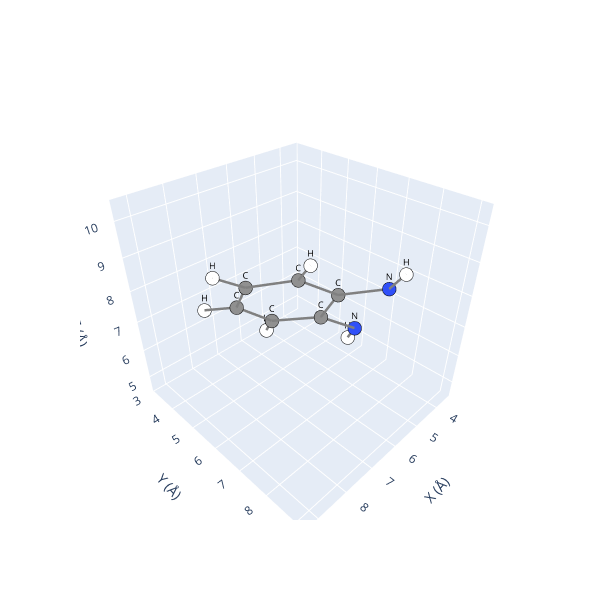

The cell this chart's notebook holds for it:
### Code cell
ini_state.get_moleclist()[0].view()

### Figure 1 — Plotly figure (JSON) as saved in the notebook; plotly's stock layout.template omitted (floating-point values rounded to 4 significant figures)
{"data": [{"hoverinfo": "text", "marker": {"color": ["#3050F8", "#3050F8", "#909090", "#909090", "#909090", "#909090", "#909090", "#909090", "#FFFFFF", "#FFFFFF", "#FFFFFF", "#FFFFFF", "#FFFFFF", "#FFFFFF"], "line": {"color": "black", "width": 1}, "size": 8}, "mode": "markers", "showlegend": false, "text": ["N", "N", "C", "C", "C", "C", "C", "C", "H", "H", "H", "H", "H", "H"], "type": "scatter3d", "x": [4.501, 4.818, 5.509, 6.355, 7.365, 7.657, 6.883, 5.737, 4.324, 4.974, 6.153, 7.925, 8.437, 7.053], "y": [6.536, 7.763, 6.087, 4.959, 4.687, 5.51, 6.561, 6.86, 6.166, 8.288, 4.466, 3.963, 5.291, 7.111], "z": [6.097, 8.2, 6.787, 6.498, 7.334, 8.486, 8.833, 8.014, 5.436, 8.932, 5.771, 7.151, 9.011, 9.542]}, {"hoverinfo": "none", "mode": "text", "showlegend": false, "text": ["N", "N", "C", "C", "C", "C", "C", "C", "H", "H", "H", "H", "H", "H"], "textfont": {"color": "black", "size": 9}, "type": "scatter3d", "x": [4.501, 4.818, 5.509, 6.355, 7.365, 7.657, 6.883, 5.737, 4.324, 4.974, 6.153, 7.925, 8.437, 7.053], "y": [6.536, 7.763, 6.087, 4.959, 4.687, 5.51, 6.561, 6.86, 6.166, 8.288, 4.466, 3.963, 5.291, 7.111], "z": [6.097, 8.2, 6.787, 6.498, 7.334, 8.486, 8.833, 8.014, 5.436, 8.932, 5.771, 7.151, 9.011, 9.542]}, {"hoverinfo": "none", "line": {"color": "gray", "width": 5}, "mode": "lines", "showlegend": false, "type": "scatter3d", "x": [6.355, 7.365], "y": [4.959, 4.687], "z": [6.498, 7.334]}, {"hoverinfo": "none", "line": {"color": "gray", "width": 5}, "mode": "lines", "showlegend": false, "type": "scatter3d", "x": [7.365, 6.355], "y": [4.687, 4.959], "z": [7.334, 6.498]}, {"hoverinfo": "none", "line": {"color": "gray", "width": 5}, "mode": "lines", "showlegend": false, "type": "scatter3d", "x": [7.657, 7.365], "y": [5.51, 4.687], "z": [8.486, 7.334]}, {"hoverinfo": "none", "line": {"color": "gray", "width": 5}, "mode": "lines", "showlegend": false, "type": "scatter3d", "x": [6.355, 6.153], "y": [4.959, 4.466], "z": [6.498, 5.771]}, {"hoverinfo": "none", "line": {"color": "gray", "width": 5}, "mode": "lines", "showlegend": false, "type": "scatter3d", "x": [4.324, 4.501], "y": [6.166, 6.536], "z": [5.436, 6.097]}, {"hoverinfo": "none", "line": {"color": "gray", "width": 5}, "mode": "lines", "showlegend": false, "type": "scatter3d", "x": [4.501, 5.509], "y": [6.536, 6.087], "z": [6.097, 6.787]}, {"hoverinfo": "none", "line": {"color": "gray", "width": 5}, "mode": "lines", "showlegend": false, "type": "scatter3d", "x": [6.153, 6.355], "y": [4.466, 4.959], "z": [5.771, 6.498]}, {"hoverinfo": "none", "line": {"color": "gray", "width": 5}, "mode": "lines", "showlegend": false, "type": "scatter3d", "x": [4.501, 4.324], "y": [6.536, 6.166], "z": [6.097, 5.436]}, {"hoverinfo": "none", "line": {"color": "gray", "width": 5}, "mode": "lines", "showlegend": false, "type": "scatter3d", "x": [4.818, 4.974], "y": [7.763, 8.288], "z": [8.2, 8.932]}, {"hoverinfo": "none", "line": {"color": "gray", "width": 5}, "mode": "lines", "showlegend": false, "type": "scatter3d", "x": [5.737, 4.818], "y": [6.86, 7.763], "z": [8.014, 8.2]}, {"hoverinfo": "none", "line": {"color": "gray", "width": 5}, "mode": "lines", "showlegend": false, "type": "scatter3d", "x": [6.883, 7.657], "y": [6.561, 5.51], "z": [8.833, 8.486]}, {"hoverinfo": "none", "line": {"color": "gray", "width": 5}, "mode": "lines", "showlegend": false, "type": "scatter3d", "x": [7.365, 7.657], "y": [4.687, 5.51], "z": [7.334, 8.486]}, {"hoverinfo": "none", "line": {"color": "gray", "width": 5}, "mode": "lines", "showlegend": false, "type": "scatter3d", "x": [7.657, 6.883], "y": [5.51, 6.561], "z": [8.486, 8.833]}, {"hoverinfo": "none", "line": {"color": "gray", "width": 5}, "mode": "lines", "showlegend": false, "type": "scatter3d", "x": [7.365, 7.925], "y": [4.687, 3.963], "z": [7.334, 7.151]}, {"hoverinfo": "none", "line": {"color": "gray", "width": 5}, "mode": "lines", "showlegend": false, "type": "scatter3d", "x": [4.974, 4.818], "y": [8.288, 7.763], "z": [8.932, 8.2]}, {"hoverinfo": "none", "line": {"color": "gray", "width": 5}, "mode": "lines", "showlegend": false, "type": "scatter3d", "x": [7.657, 8.437], "y": [5.51, 5.291], "z": [8.486, 9.011]}, {"hoverinfo": "none", "line": {"color": "gray", "width": 5}, "mode": "lines", "showlegend": false, "type": "scatter3d", "x": [7.925, 7.365], "y": [3.963, 4.687], "z": [7.151, 7.334]}, {"hoverinfo": "none", "line": {"color": "gray", "width": 5}, "mode": "lines", "showlegend": false, "type": "scatter3d", "x": [5.509, 5.737], "y": [6.087, 6.86], "z": [6.787, 8.014]}, {"hoverinfo": "none", "line": {"color": "gray", "width": 5}, "mode": "lines", "showlegend": false, "type": "scatter3d", "x": [6.883, 5.737], "y": [6.561, 6.86], "z": [8.833, 8.014]}, {"hoverinfo": "none", "line": {"color": "gray", "width": 5}, "mode": "lines", "showlegend": false, "type": "scatter3d", "x": [6.883, 7.053], "y": [6.561, 7.111], "z": [8.833, 9.542]}, {"hoverinfo": "none", "line": {"color": "gray", "width": 5}, "mode": "lines", "showlegend": false, "type": "scatter3d", "x": [5.737, 6.883], "y": [6.86, 6.561], "z": [8.014, 8.833]}, {"hoverinfo": "none", "line": {"color": "gray", "width": 5}, "mode": "lines", "showlegend": false, "type": "scatter3d", "x": [8.437, 7.657], "y": [5.291, 5.51], "z": [9.011, 8.486]}, {"hoverinfo": "none", "line": {"color": "gray", "width": 5}, "mode": "lines", "showlegend": false, "type": "scatter3d", "x": [6.355, 5.509], "y": [4.959, 6.087], "z": [6.498, 6.787]}, {"hoverinfo": "none", "line": {"color": "gray", "width": 5}, "mode": "lines", "showlegend": false, "type": "scatter3d", "x": [5.509, 4.501], "y": [6.087, 6.536], "z": [6.787, 6.097]}, {"hoverinfo": "none", "line": {"color": "gray", "width": 5}, "mode": "lines", "showlegend": false, "type": "scatter3d", "x": [5.509, 6.355], "y": [6.087, 4.959], "z": [6.787, 6.498]}, {"hoverinfo": "none", "line": {"color": "gray", "width": 5}, "mode": "lines", "showlegend": false, "type": "scatter3d", "x": [4.818, 5.737], "y": [7.763, 6.86], "z": [8.2, 8.014]}, {"hoverinfo": "none", "line": {"color": "gray", "width": 5}, "mode": "lines", "showlegend": false, "type": "scatter3d", "x": [7.053, 6.883], "y": [7.111, 6.561], "z": [9.542, 8.833]}, {"hoverinfo": "none", "line": {"color": "gray", "width": 5}, "mode": "lines", "showlegend": false, "type": "scatter3d", "x": [5.737, 5.509], "y": [6.86, 6.087], "z": [8.014, 6.787]}], "layout": {"height": 600, "scene": {"xaxis": {"range": [3.324, 9.437], "title": {"text": "X (Å)"}}, "yaxis": {"range": [2.963, 9.288], "title": {"text": "Y (Å)"}}, "zaxis": {"range": [4.436, 10.54], "title": {"text": "Z (Å)"}}}, "width": 600}}
